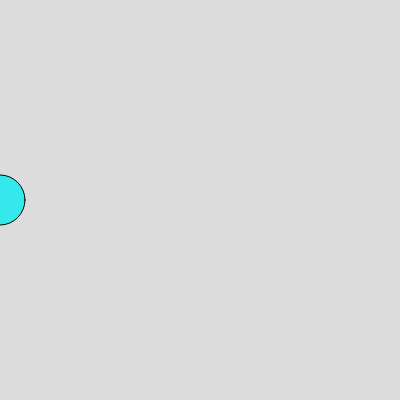
Frame 1 (no input)
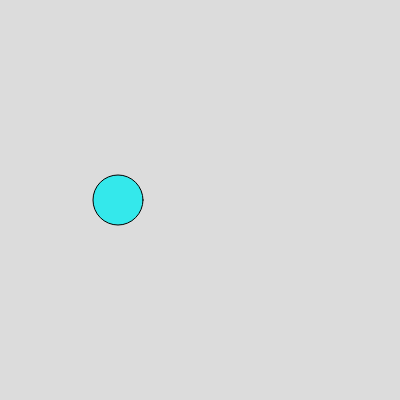
Frame 60 (no input)
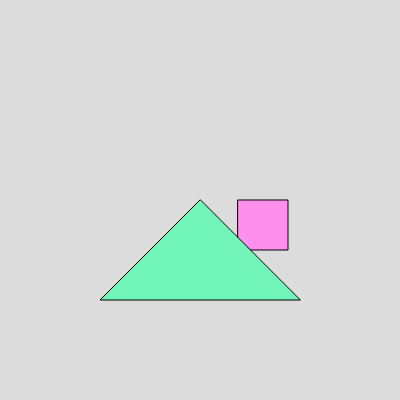
Frame 120 (the mouse pressed at the canvas centre since frame 60)

The p5.js sketch that drew these frames (run headless with seeded random() and noise() and a simulated clock; from frame 60 on, the mouse is pressed at the canvas centre):

// p5.js sketch
// ── sketch.js
// DM2008 — Activity 2a
// Mode Switch (20 min)
//
// Use keys 1, 2, 3 to switch between at least 3 modes.
// Each mode should change more than just the background — think fill, size, or motion.
//
// Stretch: add a 4th mode, or make the ellipse change shape between modes.

let x = 0; // ellipse x-position
let size = 50; // ellipse size
let bgColor; // background color, changed by key presses

function setup() {
  createCanvas(400, 400);
  bgColor = color(220);
}

function draw() {
  background(bgColor);

  if (x < width / 2) {
    fill(52, 232, 235);
    ellipse(x, height / 2, size);
  } else {
    fill(255, 143, 236);
    rect(x, height / 2, size);
  }

  x = x + 2;

  if (x > width + size / 2) {
    x = 0;
  }

  if (mouseX >= width / 2 && mouseIsPressed) {
    fill(113, 245, 185);
    triangle(200, 200, 100, 300, 300, 300);
  }
if (mouseIsPressed && mouseY < height/2) {
  frameRate (1000);
}
}

// Keys 1, 2, 3 change the background color
function keyPressed() {
  switch (key) {
    case "1":
      bgColor = color(200, 100, 100);
      break; // red
    case "2":
      bgColor = color(100, 200, 100);
      break; // green
    case "3":
      bgColor = color(100, 100, 200);
      break; // blue
    default:
      bgColor = color(220); // grey
  }
}
